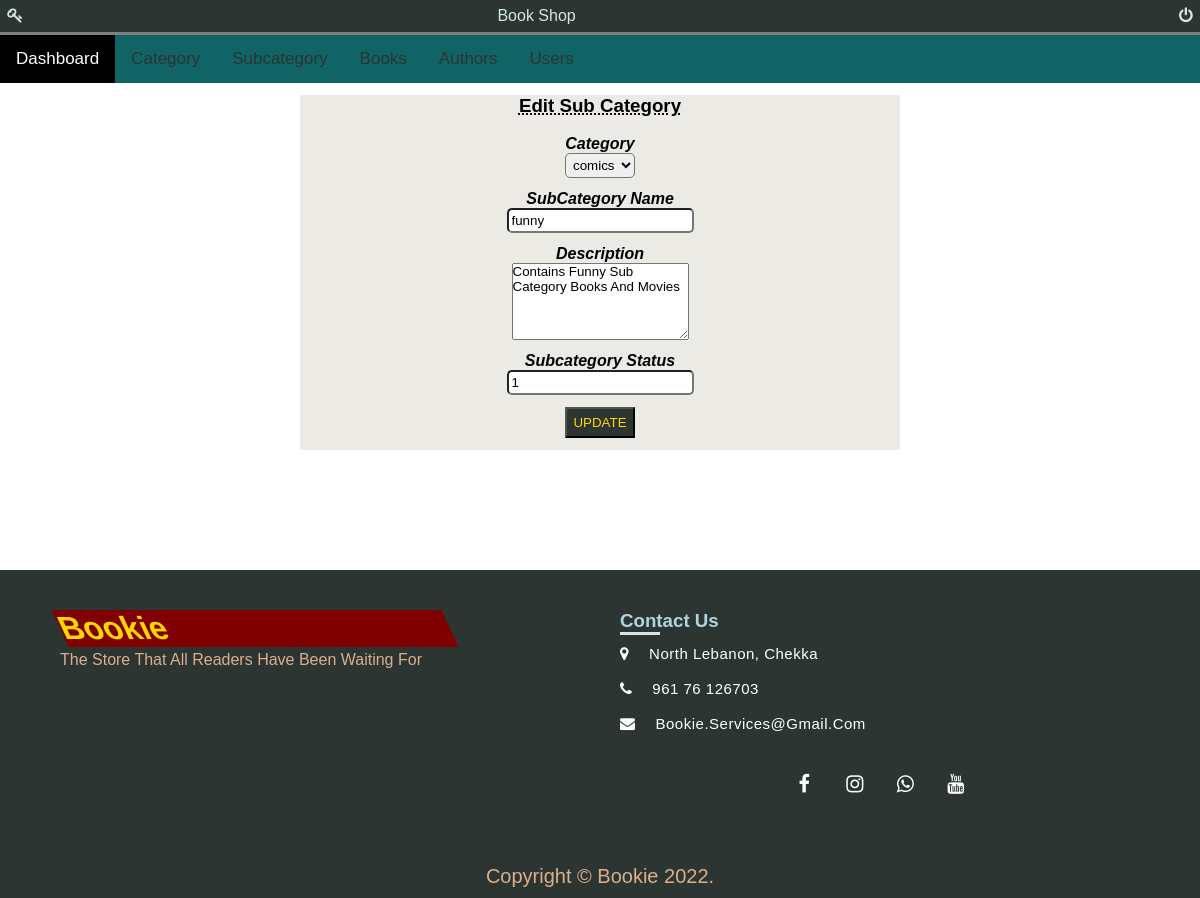
/admin/editsubcategory.php?subcatName=SrlgnYuE4y8 (signed in), run on the app's committed database.
### tables this page shows
CREATE TABLE `subcategory` (
  `id` int(11) NOT NULL,
  `categoryToken` varchar(255) NOT NULL,
  `categoryName` varchar(255) NOT NULL,
  `subcategoryToken` varchar(255) NOT NULL,
  `subcategoryName` varchar(255) NOT NULL,
  `subcategoryDescription` longtext NOT NULL,
  `subcategoryStatus` int(11) NOT NULL,
  `createDate` timestamp NOT NULL DEFAULT current_timestamp(),
  `updateDate` varchar(255) NOT NULL
);

CREATE TABLE `category` (
  `id` int(11) NOT NULL,
  `categoryToken` varchar(255) NOT NULL,
  `categoryName` varchar(255) NOT NULL,
  `categoryDescription` longtext NOT NULL,
  `categoryStatus` int(11) NOT NULL,
  `createDate` timestamp NOT NULL DEFAULT current_timestamp(),
  `updateDate` varchar(255) NOT NULL
);

### admin/editsubcategory.php (the view, shortened to what this page needs)
<?php
include('db/connection.php');
if(strlen($_SESSION['email'])==0)
	{
header('location:index.php');
}
else{
?>
<html lang="en">
<head>
	<link href="https://cdn.datatables.net/1.11.3/css/jquery.dataTables.min.css" rel="stylesheet">
			<link rel="stylesheet" href="https://cdnjs.cloudflare.com/ajax/libs/font-awesome/4.7.0/css/font-awesome.min.css">
			<link href="css/admin.css" rel="stylesheet">
	</head>
	<body>
		<?php include('includes/topnavigation.php');?>
<center>
  <div class="container">
		<div class="titlewrapper">
			<h3 class="title">Edit Sub Category</h3>
		</div>
		<div class="wrapper">
		<br />
			<form class="admin_form" name="Category" method="post" >
<?php
$query=mysqli_query($con,"SELECT category.categoryName,subcategory.subcategoryName,subcategory.subcategoryToken,
                    subcategory.subcategoryDescription, subcategory.subcategoryStatus, subcategory.createDate,
                    subcategory.updateDate FROM subcategory JOIN category ON category.categoryName=subcategory.categoryName
                    WHERE subcategoryToken= '".$_GET['subcatName']."'");
while($row=mysqli_fetch_array($query))
{
?>
								<div class="adminform_div">
									<label class="adminform_label" for="basicinput">Category</label><br>
									<select name="categoryName" class="adminform_select" required>
										<option value="<?php echo htmlentities($row['categoryName']);?>"><?php echo htmlentities($catname=$row['categoryName']);?></option>
								</select>
								</div>
								<div class="adminform_div">
									<label class="adminform_label" for="basicinput">SubCategory Name</label><br>
									<input type="text" placeholder="Enter subcategory Name"  name="subcategoryName" value="<?php echo  htmlentities($row['subcategoryName']);?>" class="adminform_input" required>
								</div>
								<div class="adminform_div">
										<label class="adminform_label" for="basicinput">Description</label><br>
										<textarea class="adminform_textarea" name="subcategoryDescription" rows="5"><?php echo  htmlentities($row['subcategoryDescription']);?></textarea>
								</div>
								<div class="adminform_div">
									<label class="adminform_label" for="basicinput">subcategory Status</label><br>
									<input type="text" class="adminform_input" placeholder="Enter subcategory Status" name="subcategoryStatus" value="<?php echo htmlentities($row['subcategoryStatus']);  ?>" required>
								</div>
									<?php } ?>
								<div class="adminform_div">
									<button type="submit" name="submit" class="adminform_btn">Update</button>
								</div>
									</form>
							</div>
</div>
</center>
<?php include('includes/footer.inc.php');?>
</body>
<?php } ?>

### admin/css/admin.css (style rules this page uses)
.container { background-color: #ECEAE4; width: 50%; }
.titlewrapper .title { text-transform: capitalize; font-family: sans-serif; transition: 1s; text-decoration: underline; text-decoration-style: dotted; font-weight: 900; margin-top: 2%; }
.adminform_label { color: black; font-weight: bold; font-style: oblique; margin-bottom: 2%; text-transform: capitalize; }
.adminform_input, .adminform_select { border-radius: 5px; padding: 0.5%; margin-bottom: 2%; }
.adminform_textarea { text-transform: capitalize; margin-bottom: 2%; }
.adminform_btn, .submitBtn, .check-reset-otp { color: gold; background-color: #2C3531; padding: 1%; text-transform: uppercase; margin-bottom: 2%; }

### admin/includes/topnavigation.php (style rules this page uses)
* { margin: 0; padding: 0; box-sizing: border-box; font-family: sans-serif; }

### admin/includes/footer.inc.php (style rules this page uses)
.body_footer { position: relative; padding-bottom: 448px; min-height: 100vh; }

### data on the page
subcategory: categoryName "comics", subcategoryName "funny", subcategoryDescription "contains funny sub category books and movies", subcategoryStatus "1"
